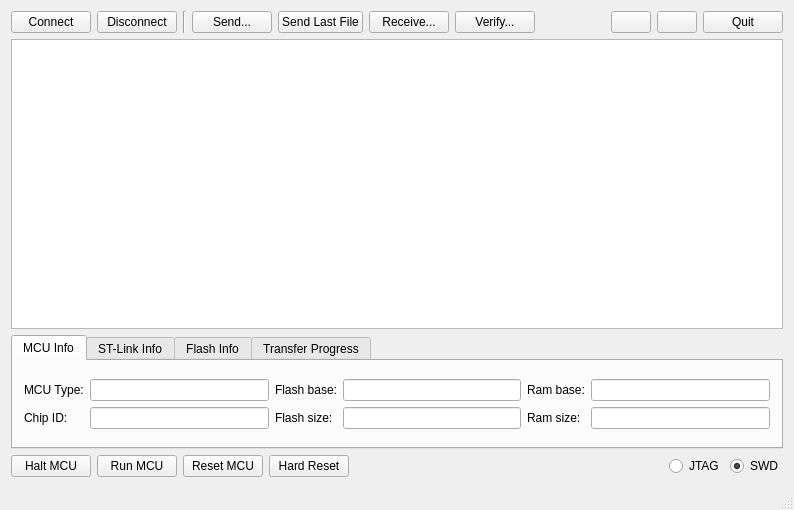
<?xml version="1.0" encoding="UTF-8"?>
<ui version="4.0">
 <class>MainWindow</class>
 <widget class="QMainWindow" name="MainWindow">
  <property name="geometry">
   <rect>
    <x>0</x>
    <y>0</y>
    <width>794</width>
    <height>510</height>
   </rect>
  </property>
  <property name="sizePolicy">
   <sizepolicy hsizetype="Preferred" vsizetype="Preferred">
    <horstretch>0</horstretch>
    <verstretch>0</verstretch>
   </sizepolicy>
  </property>
  <property name="windowTitle">
   <string>QSTLink2</string>
  </property>
  <property name="windowIcon">
   <iconset resource="../res/ressources.qrc">
    <normaloff>:/images/icon.ico</normaloff>:/images/icon.ico</iconset>
  </property>
  <widget class="QWidget" name="centralWidget">
   <layout class="QVBoxLayout" name="verticalLayout_4">
    <item>
     <layout class="QHBoxLayout" name="horizontalLayout_7">
      <item>
       <layout class="QHBoxLayout" name="gb_top">
        <item>
         <widget class="QPushButton" name="b_connect">
          <property name="text">
           <string>Connect</string>
          </property>
         </widget>
        </item>
        <item>
         <widget class="QPushButton" name="b_disconnect">
          <property name="text">
           <string>Disconnect</string>
          </property>
         </widget>
        </item>
        <item>
         <widget class="Line" name="line">
          <property name="orientation">
           <enum>Qt::Vertical</enum>
          </property>
         </widget>
        </item>
        <item>
         <widget class="QPushButton" name="b_send">
          <property name="text">
           <string>Send...</string>
          </property>
         </widget>
        </item>
        <item>
         <widget class="QPushButton" name="b_sendlast">
          <property name="text">
           <string>Send Last File</string>
          </property>
         </widget>
        </item>
        <item>
         <widget class="QPushButton" name="b_receive">
          <property name="text">
           <string>Receive...</string>
          </property>
         </widget>
        </item>
        <item>
         <widget class="QPushButton" name="b_verify">
          <property name="text">
           <string>Verify...</string>
          </property>
         </widget>
        </item>
       </layout>
      </item>
      <item>
       <spacer name="horizontalSpacer_2">
        <property name="orientation">
         <enum>Qt::Horizontal</enum>
        </property>
        <property name="sizeHint" stdset="0">
         <size>
          <width>40</width>
          <height>20</height>
         </size>
        </property>
       </spacer>
      </item>
      <item>
       <layout class="QHBoxLayout" name="horizontalLayout_6">
        <item>
         <widget class="QPushButton" name="b_help">
          <property name="text">
           <string/>
          </property>
          <property name="icon">
           <iconset resource="../res/ressources.qrc">
            <normaloff>:/images/icon-questionmark.png</normaloff>:/images/icon-questionmark.png</iconset>
          </property>
         </widget>
        </item>
        <item>
         <widget class="QPushButton" name="b_qt">
          <property name="text">
           <string/>
          </property>
          <property name="icon">
           <iconset resource="../res/ressources.qrc">
            <normaloff>:/images/Qt-logo.png</normaloff>:/images/Qt-logo.png</iconset>
          </property>
         </widget>
        </item>
        <item>
         <widget class="QPushButton" name="b_quit">
          <property name="text">
           <string>Quit</string>
          </property>
         </widget>
        </item>
       </layout>
      </item>
     </layout>
    </item>
    <item>
     <widget class="QPlainTextEdit" name="t_log">
      <property name="sizePolicy">
       <sizepolicy hsizetype="Expanding" vsizetype="MinimumExpanding">
        <horstretch>0</horstretch>
        <verstretch>0</verstretch>
       </sizepolicy>
      </property>
      <property name="font">
       <font>
        <family>Courier New</family>
        <pointsize>10</pointsize>
        <weight>50</weight>
        <bold>false</bold>
       </font>
      </property>
      <property name="undoRedoEnabled">
       <bool>false</bool>
      </property>
      <property name="readOnly">
       <bool>true</bool>
      </property>
     </widget>
    </item>
    <item>
     <widget class="QTabWidget" name="tabw_info">
      <property name="sizePolicy">
       <sizepolicy hsizetype="Expanding" vsizetype="Preferred">
        <horstretch>0</horstretch>
        <verstretch>0</verstretch>
       </sizepolicy>
      </property>
      <property name="currentIndex">
       <number>0</number>
      </property>
      <widget class="QWidget" name="tab_mcu">
       <attribute name="title">
        <string>MCU Info</string>
       </attribute>
       <layout class="QVBoxLayout" name="verticalLayout_5">
        <item>
         <layout class="QGridLayout" name="gridLayout">
          <item row="0" column="0">
           <widget class="QLabel" name="l_type">
            <property name="text">
             <string>MCU Type:</string>
            </property>
           </widget>
          </item>
          <item row="0" column="1">
           <widget class="QLineEdit" name="le_type">
            <property name="readOnly">
             <bool>true</bool>
            </property>
           </widget>
          </item>
          <item row="0" column="2">
           <widget class="QLabel" name="l_flashbase">
            <property name="text">
             <string>Flash base:</string>
            </property>
           </widget>
          </item>
          <item row="0" column="3">
           <widget class="QLineEdit" name="le_flashbase">
            <property name="readOnly">
             <bool>true</bool>
            </property>
           </widget>
          </item>
          <item row="0" column="4">
           <widget class="QLabel" name="l_rambase">
            <property name="text">
             <string>Ram base:</string>
            </property>
           </widget>
          </item>
          <item row="0" column="5">
           <widget class="QLineEdit" name="le_rambase">
            <property name="readOnly">
             <bool>true</bool>
            </property>
           </widget>
          </item>
          <item row="1" column="0">
           <widget class="QLabel" name="l_chipid">
            <property name="text">
             <string>Chip ID:</string>
            </property>
           </widget>
          </item>
          <item row="1" column="1">
           <widget class="QLineEdit" name="le_chipid">
            <property name="readOnly">
             <bool>true</bool>
            </property>
           </widget>
          </item>
          <item row="1" column="2">
           <widget class="QLabel" name="l_flashsize">
            <property name="text">
             <string>Flash size:</string>
            </property>
           </widget>
          </item>
          <item row="1" column="3">
           <widget class="QLineEdit" name="le_flashsize">
            <property name="readOnly">
             <bool>true</bool>
            </property>
           </widget>
          </item>
          <item row="1" column="4">
           <widget class="QLabel" name="l_ramsize">
            <property name="text">
             <string>Ram size:</string>
            </property>
           </widget>
          </item>
          <item row="1" column="5">
           <widget class="QLineEdit" name="le_ramsize">
            <property name="readOnly">
             <bool>true</bool>
            </property>
           </widget>
          </item>
         </layout>
        </item>
       </layout>
      </widget>
      <widget class="QWidget" name="tab_stlink">
       <attribute name="title">
        <string>ST-Link Info</string>
       </attribute>
       <layout class="QVBoxLayout" name="verticalLayout_2">
        <item>
         <layout class="QHBoxLayout" name="horizontalLayout_3">
          <item>
           <widget class="QLabel" name="l_stlver">
            <property name="text">
             <string>Version:</string>
            </property>
           </widget>
          </item>
          <item>
           <widget class="QLineEdit" name="le_stlver">
            <property name="readOnly">
             <bool>true</bool>
            </property>
           </widget>
          </item>
          <item>
           <widget class="QLabel" name="l_jtagver">
            <property name="text">
             <string>JTAG Version:</string>
            </property>
           </widget>
          </item>
          <item>
           <widget class="QLineEdit" name="le_jtagver">
            <property name="readOnly">
             <bool>true</bool>
            </property>
           </widget>
          </item>
          <item>
           <widget class="QLabel" name="l_swimver">
            <property name="text">
             <string>SWIM Version:</string>
            </property>
           </widget>
          </item>
          <item>
           <widget class="QLineEdit" name="le_swimver">
            <property name="readOnly">
             <bool>true</bool>
            </property>
           </widget>
          </item>
         </layout>
        </item>
        <item>
         <spacer name="verticalSpacer">
          <property name="orientation">
           <enum>Qt::Vertical</enum>
          </property>
          <property name="sizeHint" stdset="0">
           <size>
            <width>20</width>
            <height>40</height>
           </size>
          </property>
         </spacer>
        </item>
       </layout>
      </widget>
      <widget class="QWidget" name="tab_flash">
       <attribute name="title">
        <string>Flash Info</string>
       </attribute>
       <layout class="QVBoxLayout" name="verticalLayout">
        <item>
         <layout class="QHBoxLayout" name="horizontalLayout">
          <item>
           <widget class="QLabel" name="l_readpr">
            <property name="text">
             <string>Read Protection:</string>
            </property>
           </widget>
          </item>
          <item>
           <widget class="QLineEdit" name="le_readpr"/>
          </item>
          <item>
           <widget class="QLabel" name="l_writepr">
            <property name="text">
             <string>Write Protection:</string>
            </property>
           </widget>
          </item>
          <item>
           <widget class="QLineEdit" name="le_writepr"/>
          </item>
          <item>
           <spacer name="horizontalSpacer">
            <property name="orientation">
             <enum>Qt::Horizontal</enum>
            </property>
            <property name="sizeHint" stdset="0">
             <size>
              <width>40</width>
              <height>20</height>
             </size>
            </property>
           </spacer>
          </item>
         </layout>
        </item>
        <item>
         <spacer name="verticalSpacer_2">
          <property name="orientation">
           <enum>Qt::Vertical</enum>
          </property>
          <property name="sizeHint" stdset="0">
           <size>
            <width>20</width>
            <height>40</height>
           </size>
          </property>
         </spacer>
        </item>
       </layout>
      </widget>
      <widget class="QWidget" name="tab_progress">
       <attribute name="title">
        <string>Transfer Progress</string>
       </attribute>
       <layout class="QVBoxLayout" name="verticalLayout_3">
        <item>
         <widget class="QLabel" name="l_progress">
          <property name="text">
           <string>No transfer in progress</string>
          </property>
          <property name="alignment">
           <set>Qt::AlignCenter</set>
          </property>
          <property name="textInteractionFlags">
           <set>Qt::NoTextInteraction</set>
          </property>
         </widget>
        </item>
        <item>
         <layout class="QHBoxLayout" name="horizontalLayout_4">
          <item>
           <widget class="QLabel" name="l_status">
            <property name="minimumSize">
             <size>
              <width>40</width>
              <height>0</height>
             </size>
            </property>
            <property name="text">
             <string>Idle</string>
            </property>
            <property name="alignment">
             <set>Qt::AlignCenter</set>
            </property>
            <property name="textInteractionFlags">
             <set>Qt::NoTextInteraction</set>
            </property>
           </widget>
          </item>
          <item>
           <widget class="QProgressBar" name="pgb_loader">
            <property name="maximumSize">
             <size>
              <width>100</width>
              <height>16777215</height>
             </size>
            </property>
            <property name="value">
             <number>0</number>
            </property>
            <property name="textVisible">
             <bool>false</bool>
            </property>
            <property name="invertedAppearance">
             <bool>false</bool>
            </property>
           </widget>
          </item>
          <item>
           <widget class="Line" name="line_2">
            <property name="orientation">
             <enum>Qt::Vertical</enum>
            </property>
           </widget>
          </item>
          <item>
           <widget class="QProgressBar" name="pgb_transfer">
            <property name="value">
             <number>0</number>
            </property>
           </widget>
          </item>
          <item>
           <widget class="QPushButton" name="b_stop">
            <property name="enabled">
             <bool>true</bool>
            </property>
            <property name="text">
             <string>Stop</string>
            </property>
           </widget>
          </item>
         </layout>
        </item>
       </layout>
      </widget>
     </widget>
    </item>
    <item>
     <layout class="QHBoxLayout" name="gb_bottom">
      <item>
       <widget class="QPushButton" name="b_halt">
        <property name="text">
         <string>Halt MCU</string>
        </property>
       </widget>
      </item>
      <item>
       <widget class="QPushButton" name="b_run">
        <property name="text">
         <string>Run MCU</string>
        </property>
       </widget>
      </item>
      <item>
       <widget class="QPushButton" name="b_reset">
        <property name="text">
         <string>Reset MCU</string>
        </property>
       </widget>
      </item>
      <item>
       <widget class="QPushButton" name="b_hardReset">
        <property name="text">
         <string>Hard Reset</string>
        </property>
       </widget>
      </item>
      <item>
       <spacer name="horizontalSpacer_3">
        <property name="orientation">
         <enum>Qt::Horizontal</enum>
        </property>
        <property name="sizeHint" stdset="0">
         <size>
          <width>40</width>
          <height>20</height>
         </size>
        </property>
       </spacer>
      </item>
      <item>
       <widget class="QRadioButton" name="r_jtag">
        <property name="text">
         <string>JTAG</string>
        </property>
       </widget>
      </item>
      <item>
       <widget class="QRadioButton" name="r_swd">
        <property name="text">
         <string>SWD</string>
        </property>
        <property name="checked">
         <bool>true</bool>
        </property>
       </widget>
      </item>
     </layout>
    </item>
   </layout>
  </widget>
  <widget class="QStatusBar" name="statusBar"/>
 </widget>
 <layoutdefault spacing="6" margin="11"/>
 <resources>
  <include location="../res/ressources.qrc"/>
 </resources>
 <connections>
  <connection>
   <sender>b_quit</sender>
   <signal>clicked()</signal>
   <receiver>b_stop</receiver>
   <slot>click()</slot>
   <hints>
    <hint type="sourcelabel">
     <x>529</x>
     <y>32</y>
    </hint>
    <hint type="destinationlabel">
     <x>543</x>
     <y>386</y>
    </hint>
   </hints>
  </connection>
 </connections>
</ui>
